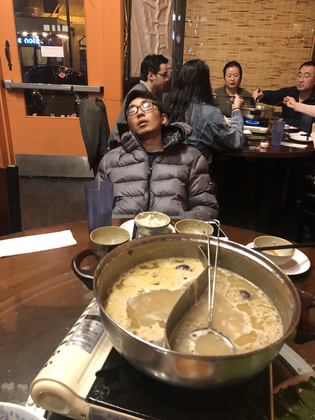
%> input picture img_source/1.png, 315 x 420 px, shrunk from 3024 x 4032 before the run
$ octave Canny_v0.m   (GNU Octave 9; MATLAB toolbox functions it lacks are replaced by stand-ins)
%> lines starting %> are read from the running program, lines starting %| are printed output that depends on the picture; in (x1, y1, x2, y2) boxes, pixels count from 0 and x2, y2 are one past the last pixel; in counts of white or black regions, pixels touching at a corner belong together; the program's own positions count from 1
clear all;
close all;
clc;

%Input image
img = imread ('D:\Matlab-Digital-Image-Processing\img_source\1.png');
%> img is the input picture: size 420x315x3 uint8; mean R, G, B 117.6, 91.5, 69
%Show input image
figure, imshow(img);
img = rgb2ycbcr(img);
%> img: size 420x315x3 uint8; mean of channels 1, 2, 3 99.1, 114.2, 141.1
img = squeeze(img(:,:,1));
%> img: size 420x315 uint8
img = double (img);
%> img: size 420x315 double

%Value for Thresholding
T_Low = 0.075;
T_High = 0.175;

%Gaussian Filter Coefficient
B = [2, 4, 5, 4, 2; 4, 9, 12, 9, 4;5, 12, 15, 12, 5;4, 9, 12, 9, 4;2, 4, 5, 4, 2 ];
B = 1/159.* B;

%Convolution of image by Gaussian Coefficient
A=conv2(img, B, 'same');
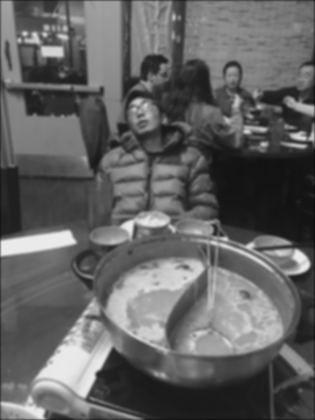
%> A: size 420x315 double; min 13.1, max 235, mean 98.7

%Filter for horizontal and vertical direction
KGx = [-1, 0, 1; -2, 0, 2; -1, 0, 1];
KGy = [1, 2, 1; 0, 0, 0; -1, -2, -1];

%Convolution by image by horizontal and vertical filter
Filtered_X = conv2(A, KGx, 'same');
Filtered_Y = conv2(A, KGy, 'same');
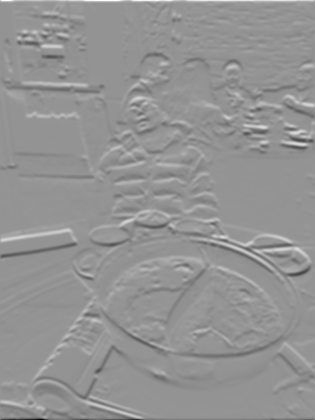
%> Filtered_Y: size 420x315 double; min -808.4, max 585.3, mean -0.3; drawn with min black and max white

%Calculate directions/orientations
arah = atan2 (Filtered_Y, Filtered_X);
arah = arah*180/pi;

pan=size(A,1);
%> pan = 420
leb=size(A,2);
%> leb = 315

%Adjustment for negative directions, making all directions positive
for i=1:pan
    for j=1:leb
        if (arah(i,j)<0)
            arah(i,j)=360+arah(i,j);
        end;
    end;
end;
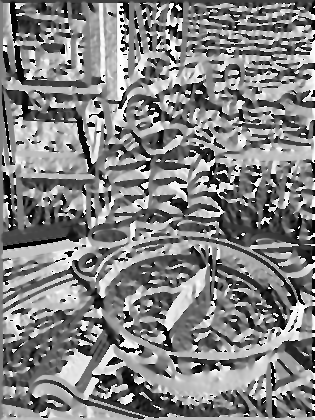
%> arah: size 420x315 double; min 0, max 360, mean 184.5; drawn with min black and max white

arah2=zeros(pan, leb);

%Adjusting directions to nearest 0, 45, 90, or 135 degree
for i = 1  : pan
    for j = 1 : leb
        if ((arah(i, j) >= 0 ) && (arah(i, j) < 22.5) || (arah(i, j) >= 157.5) && (arah(i, j) < 202.5) || (arah(i, j) >= 337.5) && (arah(i, j) <= 360))
            arah2(i, j) = 0;
        elseif ((arah(i, j) >= 22.5) && (arah(i, j) < 67.5) || (arah(i, j) >= 202.5) && (arah(i, j) < 247.5))
            arah2(i, j) = 45;
        elseif ((arah(i, j) >= 67.5 && arah(i, j) < 112.5) || (arah(i, j) >= 247.5 && arah(i, j) < 292.5))
            arah2(i, j) = 90;
        elseif ((arah(i, j) >= 112.5 && arah(i, j) < 157.5) || (arah(i, j) >= 292.5 && arah(i, j) < 337.5))
            arah2(i, j) = 135;
        end;
    end;
end;
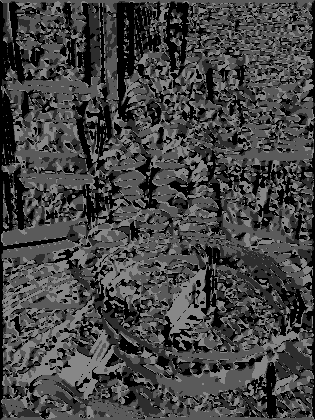
%> arah2: size 420x315 double; min 0, max 135, mean 68.1

figure, imagesc(arah2); colorbar;

%Calculate magnitude
magnitude = (Filtered_X.^2) + (Filtered_Y.^2);
magnitude2 = sqrt(magnitude);

BW = zeros (pan, leb);

%Non-Maximum Supression
for i=2:pan-1
    for j=2:leb-1
        if (arah2(i,j)==0)
            BW(i,j) = (magnitude2(i,j) == max([magnitude2(i,j), magnitude2(i,j+1), magnitude2(i,j-1)]));
        elseif (arah2(i,j)==45)
            BW(i,j) = (magnitude2(i,j) == max([magnitude2(i,j), magnitude2(i+1,j-1), magnitude2(i-1,j+1)]));
        elseif (arah2(i,j)==90)
            BW(i,j) = (magnitude2(i,j) == max([magnitude2(i,j), magnitude2(i+1,j), magnitude2(i-1,j)]));
        elseif (arah2(i,j)==135)
            BW(i,j) = (magnitude2(i,j) == max([magnitude2(i,j), magnitude2(i+1,j+1), magnitude2(i-1,j-1)]));
        end;
    end;
end;
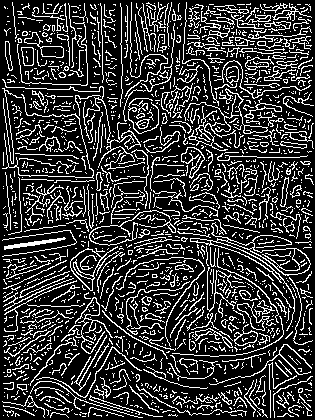
%> BW: size 420x315 double; values 0 (black) and 1 (white), 21.7% white in thin lines or dots

BW = BW.*magnitude2;
figure, imshow(BW);
%> after `imshow(BW)`:
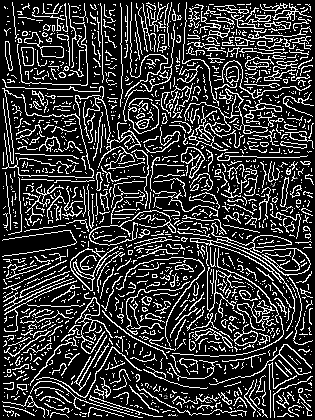
%> displayed picture: size 420x315, on the screen's scale of 0 to 255; min 0, max 255, mean 54.8

%Hysteresis Thresholding
T_Low = T_Low * max(max(BW));
%> T_Low = 33.42
T_High = T_High * max(max(BW));
%> T_High = 77.99

T_res = zeros (pan, leb);

for i = 1  : pan
    for j = 1 : leb
        if (BW(i, j) < T_Low)
            T_res(i, j) = 0;
        elseif (BW(i, j) > T_High)
            T_res(i, j) = 1;
        %Using 8-connected components
        elseif ( BW(i+1,j)>T_High || BW(i-1,j)>T_High || BW(i,j+1)>T_High || BW(i,j-1)>T_High || BW(i-1, j-1)>T_High || BW(i-1, j+1)>T_High || BW(i+1, j+1)>T_High || BW(i+1, j-1)>T_High)
            T_res(i,j) = 1;
        end;
    end;
end;
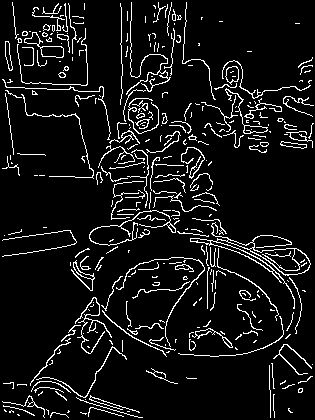
%> T_res: size 420x315 double; values 0 (black) and 1 (white), 8.1% white in thin lines or dots

edge_final = uint8(T_res.*255);
%> edge_final: size 420x315 uint8; 8.1% white in thin lines or dots
%Show final edge detection result
figure, imshow(edge_final);

$ run again, with img_source/10.jpg saved as img_source/1.png
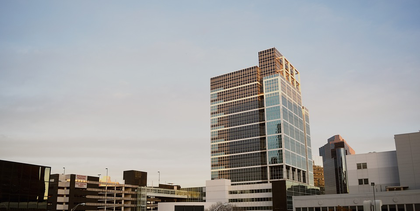
%> input picture img_source/10.jpg, 420 x 211 px, shrunk from 960 x 482 before the run
%> img is the input picture: size 211x420x3 uint8; mean R, G, B 157.7, 158.1, 158.7
%> after the loop `for i=2:pan-1`:
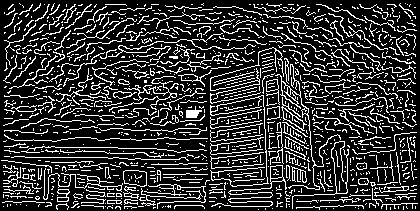
%> BW: size 211x420 double; values 0 (black) and 1 (white), 20.5% white in thin lines or dots
%> T_Low = 26.86
%> T_High = 62.66
%> after the loop `for i = 1  : pan`:
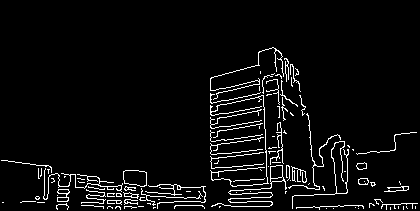
%> T_res: size 211x420 double; values 0 (black) and 1 (white), 4.9% white in thin lines or dots, all inside (x1, y1, x2, y2) = (1, 47, 418, 210)

$ run again, with img_source/11.jpg saved as img_source/1.png
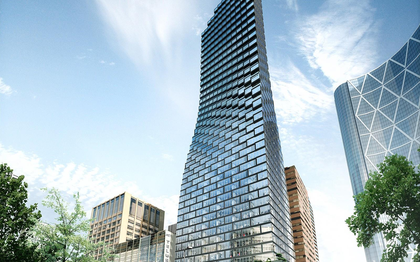
%> input picture img_source/11.jpg, 420 x 262 px, shrunk from 1600 x 1000 before the run
%> img is the input picture: size 262x420x3 uint8; mean R, G, B 163.5, 184.1, 193.6
%> after the loop `for i=2:pan-1`:
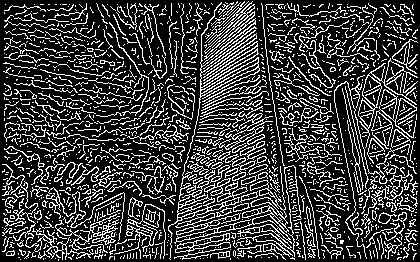
%> BW: size 262x420 double; values 0 (black) and 1 (white), 24.1% white in thin lines or dots
%> T_Low = 28.11
%> T_High = 65.59
%> after the loop `for i = 1  : pan`:
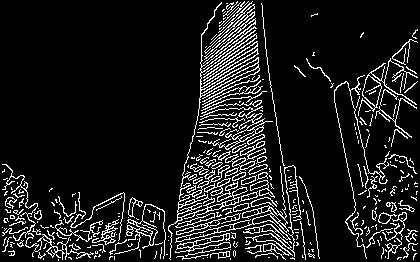
%> T_res: size 262x420 double; values 0 (black) and 1 (white), 10.9% white in thin lines or dots
%> edge_final: size 262x420 uint8; 10.9% white in thin lines or dots
